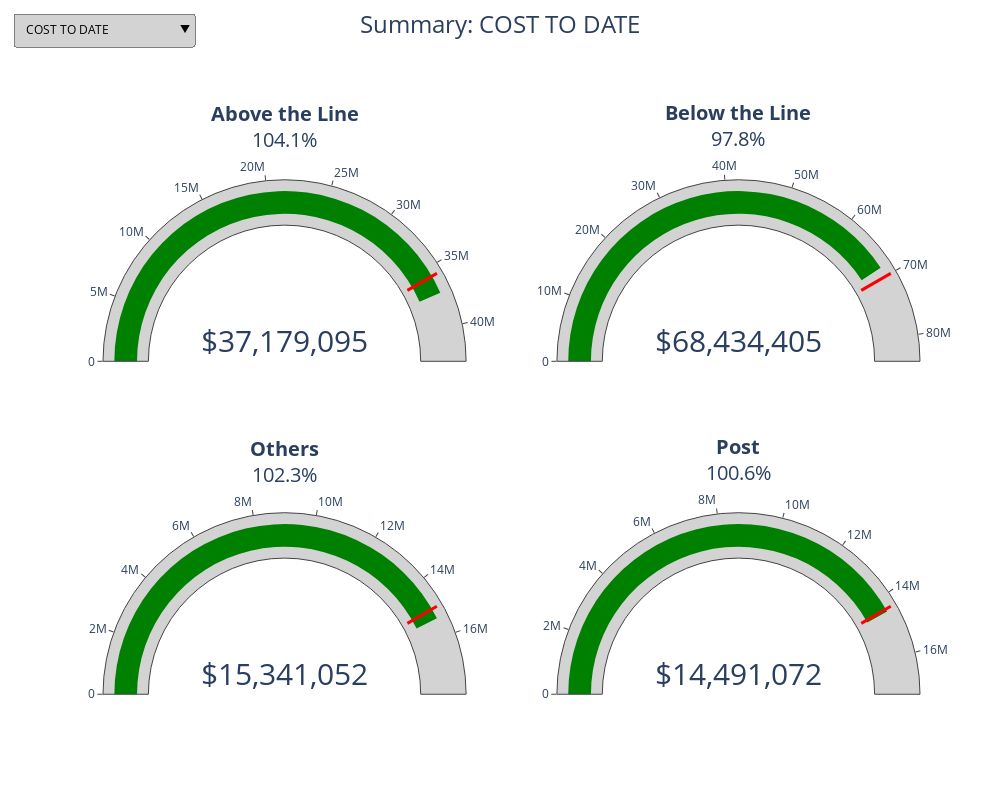

The cell this chart's notebook holds for it:
### Markdown cell above
# Figura 1. Summary

### Code cell
summary_etapas(CostReport_ref, 'ALL')

### Figure 1 — Plotly figure (JSON) as saved in the notebook; plotly's stock layout.template omitted (floating-point values rounded to 4 significant figures)
{"data": [{"domain": {"column": 0, "row": 0}, "gauge": {"axis": {"range": [0, 42840000.0]}, "bar": {"color": "royalblue"}, "bgcolor": "lightgray", "threshold": {"line": {"color": "red", "width": 3}, "thickness": 0.75, "value": 35700000.0}}, "mode": "gauge+number", "number": {"font": {"size": 30}, "valueformat": "$,.0f"}, "title": {"font": {"size": 20}, "text": "<b>Above the Line</b><br>104.1%"}, "type": "indicator", "value": 37180000.0, "visible": false}, {"domain": {"column": 1, "row": 0}, "gauge": {"axis": {"range": [0, 84000000.0]}, "bar": {"color": "royalblue"}, "bgcolor": "lightgray", "threshold": {"line": {"color": "red", "width": 3}, "thickness": 0.75, "value": 70000000.0}}, "mode": "gauge+number", "number": {"font": {"size": 30}, "valueformat": "$,.0f"}, "title": {"font": {"size": 20}, "text": "<b>Below the Line</b><br>97.8%"}, "type": "indicator", "value": 68430000.0, "visible": false}, {"domain": {"column": 0, "row": 1}, "gauge": {"axis": {"range": [0, 17990000.0]}, "bar": {"color": "royalblue"}, "bgcolor": "lightgray", "threshold": {"line": {"color": "red", "width": 3}, "thickness": 0.75, "value": 14990000.0}}, "mode": "gauge+number", "number": {"font": {"size": 30}, "valueformat": "$,.0f"}, "title": {"font": {"size": 20}, "text": "<b>Others</b><br>95.2%"}, "type": "indicator", "value": 14270000.0, "visible": false}, {"domain": {"column": 1, "row": 1}, "gauge": {"axis": {"range": [0, 17290000.0]}, "bar": {"color": "royalblue"}, "bgcolor": "lightgray", "threshold": {"line": {"color": "red", "width": 3}, "thickness": 0.75, "value": 14410000.0}}, "mode": "gauge+number", "number": {"font": {"size": 30}, "valueformat": "$,.0f"}, "title": {"font": {"size": 20}, "text": "<b>Post</b><br>100.6%"}, "type": "indicator", "value": 14490000.0, "visible": false}, {"domain": {"column": 0, "row": 0}, "gauge": {"axis": {"range": [0, 42840000.0]}, "bar": {"color": "orange"}, "bgcolor": "lightgray", "threshold": {"line": {"color": "red", "width": 3}, "thickness": 0.75, "value": 35700000.0}}, "mode": "gauge+number", "number": {"font": {"size": 30}, "valueformat": "$,.0f"}, "title": {"font": {"size": 20}, "text": "<b>Above the Line</b><br>0.0%"}, "type": "indicator", "value": 0, "visible": false}, {"domain": {"column": 1, "row": 0}, "gauge": {"axis": {"range": [0, 84000000.0]}, "bar": {"color": "orange"}, "bgcolor": "lightgray", "threshold": {"line": {"color": "red", "width": 3}, "thickness": 0.75, "value": 70000000.0}}, "mode": "gauge+number", "number": {"font": {"size": 30}, "valueformat": "$,.0f"}, "title": {"font": {"size": 20}, "text": "<b>Below the Line</b><br>0.0%"}, "type": "indicator", "value": 0, "visible": false}, {"domain": {"column": 0, "row": 1}, "gauge": {"axis": {"range": [0, 17990000.0]}, "bar": {"color": "orange"}, "bgcolor": "lightgray", "threshold": {"line": {"color": "red", "width": 3}, "thickness": 0.75, "value": 14990000.0}}, "mode": "gauge+number", "number": {"font": {"size": 30}, "valueformat": "$,.0f"}, "title": {"font": {"size": 20}, "text": "<b>Others</b><br>7.2%"}, "type": "indicator", "value": 1074000.0, "visible": false}, {"domain": {"column": 1, "row": 1}, "gauge": {"axis": {"range": [0, 17290000.0]}, "bar": {"color": "orange"}, "bgcolor": "lightgray", "threshold": {"line": {"color": "red", "width": 3}, "thickness": 0.75, "value": 14410000.0}}, "mode": "gauge+number", "number": {"font": {"size": 30}, "valueformat": "$,.0f"}, "title": {"font": {"size": 20}, "text": "<b>Post</b><br>0.0%"}, "type": "indicator", "value": 0, "visible": false}, {"domain": {"column": 0, "row": 0}, "gauge": {"axis": {"range": [0, 42840000.0]}, "bar": {"color": "green"}, "bgcolor": "lightgray", "threshold": {"line": {"color": "red", "width": 3}, "thickness": 0.75, "value": 35700000.0}}, "mode": "gauge+number", "number": {"font": {"size": 30}, "valueformat": "$,.0f"}, "title": {"font": {"size": 20}, "text": "<b>Above the Line</b><br>104.1%"}, "type": "indicator", "value": 37180000.0, "visible": true}, {"domain": {"column": 1, "row": 0}, "gauge": {"axis": {"range": [0, 84000000.0]}, "bar": {"color": "green"}, "bgcolor": "lightgray", "threshold": {"line": {"color": "red", "width": 3}, "thickness": 0.75, "value": 70000000.0}}, "mode": "gauge+number", "number": {"font": {"size": 30}, "valueformat": "$,.0f"}, "title": {"font": {"size": 20}, "text": "<b>Below the Line</b><br>97.8%"}, "type": "indicator", "value": 68430000.0, "visible": true}, {"domain": {"column": 0, "row": 1}, "gauge": {"axis": {"range": [0, 17990000.0]}, "bar": {"color": "green"}, "bgcolor": "lightgray", "threshold": {"line": {"color": "red", "width": 3}, "thickness": 0.75, "value": 14990000.0}}, "mode": "gauge+number", "number": {"font": {"size": 30}, "valueformat": "$,.0f"}, "title": {"font": {"size": 20}, "text": "<b>Others</b><br>102.3%"}, "type": "indicator", "value": 15340000.0, "visible": true}, {"domain": {"column": 1, "row": 1}, "gauge": {"axis": {"range": [0, 17290000.0]}, "bar": {"color": "green"}, "bgcolor": "lightgray", "threshold": {"line": {"color": "red", "width": 3}, "thickness": 0.75, "value": 14410000.0}}, "mode": "gauge+number", "number": {"font": {"size": 30}, "valueformat": "$,.0f"}, "title": {"font": {"size": 20}, "text": "<b>Post</b><br>100.6%"}, "type": "indicator", "value": 14490000.0, "visible": true}, {"domain": {"column": 0, "row": 0}, "gauge": {"axis": {"range": [0, 42840000.0]}, "bar": {"color": "purple"}, "bgcolor": "lightgray", "threshold": {"line": {"color": "red", "width": 3}, "thickness": 0.75, "value": 35700000.0}}, "mode": "gauge+number", "number": {"font": {"size": 30}, "valueformat": "$,.0f"}, "title": {"font": {"size": 20}, "text": "<b>Above the Line</b><br>0.0%"}, "type": "indicator", "value": 0, "visible": false}, {"domain": {"column": 1, "row": 0}, "gauge": {"axis": {"range": [0, 84000000.0]}, "bar": {"color": "purple"}, "bgcolor": "lightgray", "threshold": {"line": {"color": "red", "width": 3}, "thickness": 0.75, "value": 70000000.0}}, "mode": "gauge+number", "number": {"font": {"size": 30}, "valueformat": "$,.0f"}, "title": {"font": {"size": 20}, "text": "<b>Below the Line</b><br>0.0%"}, "type": "indicator", "value": 0, "visible": false}, {"domain": {"column": 0, "row": 1}, "gauge": {"axis": {"range": [0, 17990000.0]}, "bar": {"color": "purple"}, "bgcolor": "lightgray", "threshold": {"line": {"color": "red", "width": 3}, "thickness": 0.75, "value": 14990000.0}}, "mode": "gauge+number", "number": {"font": {"size": 30}, "valueformat": "$,.0f"}, "title": {"font": {"size": 20}, "text": "<b>Others</b><br>0.0%"}, "type": "indicator", "value": 0, "visible": false}, {"domain": {"column": 1, "row": 1}, "gauge": {"axis": {"range": [0, 17290000.0]}, "bar": {"color": "purple"}, "bgcolor": "lightgray", "threshold": {"line": {"color": "red", "width": 3}, "thickness": 0.75, "value": 14410000.0}}, "mode": "gauge+number", "number": {"font": {"size": 30}, "valueformat": "$,.0f"}, "title": {"font": {"size": 20}, "text": "<b>Post</b><br>0.0%"}, "type": "indicator", "value": 0, "visible": false}, {"domain": {"column": 0, "row": 0}, "gauge": {"axis": {"range": [0, 42840000.0]}, "bar": {"color": "teal"}, "bgcolor": "lightgray", "threshold": {"line": {"color": "red", "width": 3}, "thickness": 0.75, "value": 35700000.0}}, "mode": "gauge+number", "number": {"font": {"size": 30}, "valueformat": "$,.0f"}, "title": {"font": {"size": 20}, "text": "<b>Above the Line</b><br>104.1%"}, "type": "indicator", "value": 37180000.0, "visible": false}, {"domain": {"column": 1, "row": 0}, "gauge": {"axis": {"range": [0, 84000000.0]}, "bar": {"color": "teal"}, "bgcolor": "lightgray", "threshold": {"line": {"color": "red", "width": 3}, "thickness": 0.75, "value": 70000000.0}}, "mode": "gauge+number", "number": {"font": {"size": 30}, "valueformat": "$,.0f"}, "title": {"font": {"size": 20}, "text": "<b>Below the Line</b><br>97.8%"}, "type": "indicator", "value": 68430000.0, "visible": false}, {"domain": {"column": 0, "row": 1}, "gauge": {"axis": {"range": [0, 17990000.0]}, "bar": {"color": "teal"}, "bgcolor": "lightgray", "threshold": {"line": {"color": "red", "width": 3}, "thickness": 0.75, "value": 14990000.0}}, "mode": "gauge+number", "number": {"font": {"size": 30}, "valueformat": "$,.0f"}, "title": {"font": {"size": 20}, "text": "<b>Others</b><br>102.3%"}, "type": "indicator", "value": 15340000.0, "visible": false}, {"domain": {"column": 1, "row": 1}, "gauge": {"axis": {"range": [0, 17290000.0]}, "bar": {"color": "teal"}, "bgcolor": "lightgray", "threshold": {"line": {"color": "red", "width": 3}, "thickness": 0.75, "value": 14410000.0}}, "mode": "gauge+number", "number": {"font": {"size": 30}, "valueformat": "$,.0f"}, "title": {"font": {"size": 20}, "text": "<b>Post</b><br>100.6%"}, "type": "indicator", "value": 14490000.0, "visible": false}, {"domain": {"column": 0, "row": 0}, "gauge": {"axis": {"range": [0, 42840000.0]}, "bar": {"color": "brown"}, "bgcolor": "lightgray", "threshold": {"line": {"color": "red", "width": 3}, "thickness": 0.75, "value": 35700000.0}}, "mode": "gauge+number", "number": {"font": {"size": 30}, "valueformat": "$,.0f"}, "title": {"font": {"size": 20}, "text": "<b>Above the Line</b><br>-4.1%"}, "type": "indicator", "value": -1477000.0, "visible": false}, {"domain": {"column": 1, "row": 0}, "gauge": {"axis": {"range": [0, 84000000.0]}, "bar": {"color": "brown"}, "bgcolor": "lightgray", "threshold": {"line": {"color": "red", "width": 3}, "thickness": 0.75, "value": 70000000.0}}, "mode": "gauge+number", "number": {"font": {"size": 30}, "valueformat": "$,.0f"}, "title": {"font": {"size": 20}, "text": "<b>Below the Line</b><br>2.2%"}, "type": "indicator", "value": 1565000.0, "visible": false}, {"domain": {"column": 0, "row": 1}, "gauge": {"axis": {"range": [0, 17990000.0]}, "bar": {"color": "brown"}, "bgcolor": "lightgray", "threshold": {"line": {"color": "red", "width": 3}, "thickness": 0.75, "value": 14990000.0}}, "mode": "gauge+number", "number": {"font": {"size": 30}, "valueformat": "$,.0f"}, "title": {"font": {"size": 20}, "text": "<b>Others</b><br>-2.3%"}, "type": "indicator", "value": -351900.0, "visible": false}, {"domain": {"column": 1, "row": 1}, "gauge": {"axis": {"range": [0, 17290000.0]}, "bar": {"color": "brown"}, "bgcolor": "lightgray", "threshold": {"line": {"color": "red", "width": 3}, "thickness": 0.75, "value": 14410000.0}}, "mode": "gauge+number", "number": {"font": {"size": 30}, "valueformat": "$,.0f"}, "title": {"font": {"size": 20}, "text": "<b>Post</b><br>-0.6%"}, "type": "indicator", "value": -84090.0, "visible": false}], "layout": {"grid": {"columns": 2, "pattern": "independent", "rows": 2}, "height": 800, "margin": {"t": 150}, "title": {"font": {"size": 24}, "text": "Summary: COST TO DATE", "x": 0.5, "xanchor": "center", "y": 0.98}, "updatemenus": [{"bgcolor": "lightgray", "bordercolor": "gray", "buttons": [{"args": [{"visible": [true, true, true, true, false, false, false, false, false, false, false, false, false, false, false, false, false, false, false, false, false, false, false, false]}, {"title": {"font": {"size": 24}, "text": "Summary: COST TO DATE", "x": 0.5, "xanchor": "center", "y": 0.98}}], "label": "COST TO DATE", "method": "update"}, {"args": [{"visible": [false, false, false, false, true, true, true, true, false, false, false, false, false, false, false, false, false, false, false, false, false, false, false, false]}, {"title": {"font": {"size": 24}, "text": "Summary: COMMITMENTS", "x": 0.5, "xanchor": "center", "y": 0.98}}], "label": "COMMITMENTS", "method": "update"}, {"args": [{"visible": [false, false, false, false, false, false, false, false, true, true, true, true, false, false, false, false, false, false, false, false, false, false, false, false]}, {"title": {"font": {"size": 24}, "text": "Summary: TOTAL COST TO DATE", "x": 0.5, "xanchor": "center", "y": 0.98}}], "label": "TOTAL COST TO DATE", "method": "update"}, {"args": [{"visible": [false, false, false, false, false, false, false, false, false, false, false, false, true, true, true, true, false, false, false, false, false, false, false, false]}, {"title": {"font": {"size": 24}, "text": "Summary: ESTIMATE TO COMPLETE", "x": 0.5, "xanchor": "center", "y": 0.98}}], "label": "ESTIMATE TO COMPLETE", "method": "update"}, {"args": [{"visible": [false, false, false, false, false, false, false, false, false, false, false, false, false, false, false, false, true, true, true, true, false, false, false, false]}, {"title": {"font": {"size": 24}, "text": "Summary: ESTIMATE FINAL COST", "x": 0.5, "xanchor": "center", "y": 0.98}}], "label": "ESTIMATE FINAL COST", "method": "update"}, {"args": [{"visible": [false, false, false, false, false, false, false, false, false, false, false, false, false, false, false, false, false, false, false, false, true, true, true, true]}, {"title": {"font": {"size": 24}, "text": "Summary: VARIANCE", "x": 0.5, "xanchor": "center", "y": 0.98}}], "label": "VARIANCE", "method": "update"}], "direction": "down", "font": {"color": "black", "size": 12}, "showactive": true, "x": 0, "xanchor": "center", "y": 1.25, "yanchor": "top"}], "width": 1000}}
